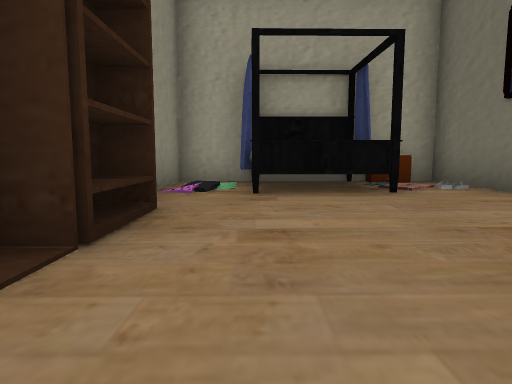
view 1 (above)

19 first-person views from a walk through a Unity game level. The camera is 0.53 m above the floor, tilts 6° down and sees 75° across. The floor is counted in squares, 1 m on a side. Each view is taken from the middle of a square. On the plan, view 1 faces up. The plan holds only what a view shows up to about 9 squares ahead; the rest is blank. The place goes on beyond the plan. The player character is not drawn. Some surface patterns are stand-ins.

view 2
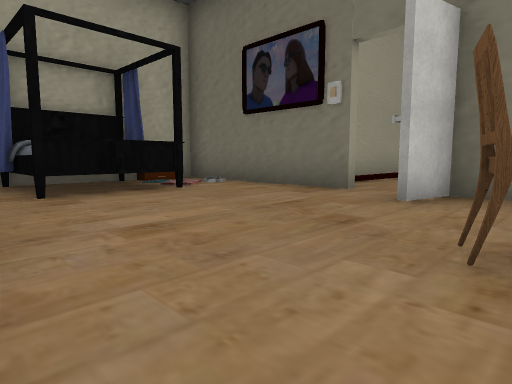

view 3
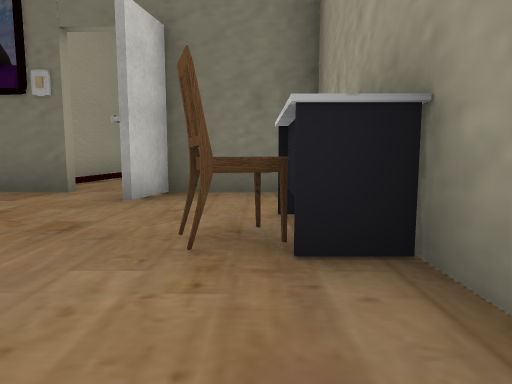

view 4
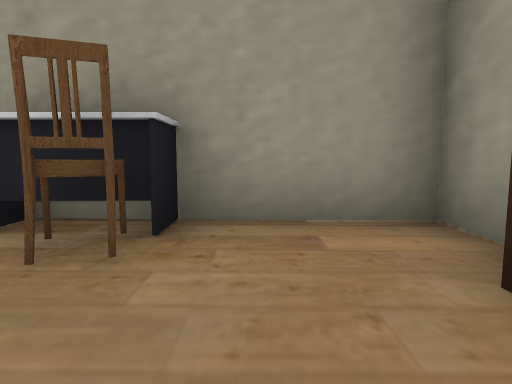

view 5
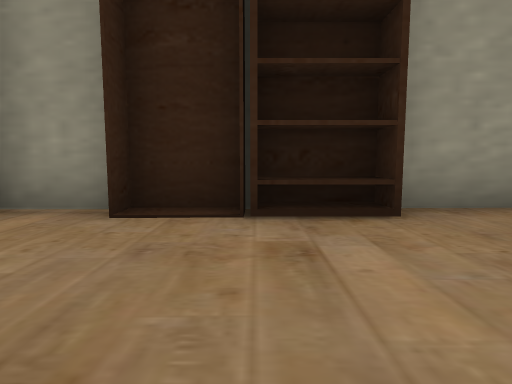

view 6
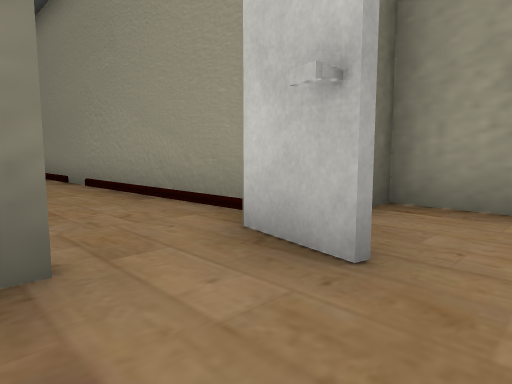

view 7
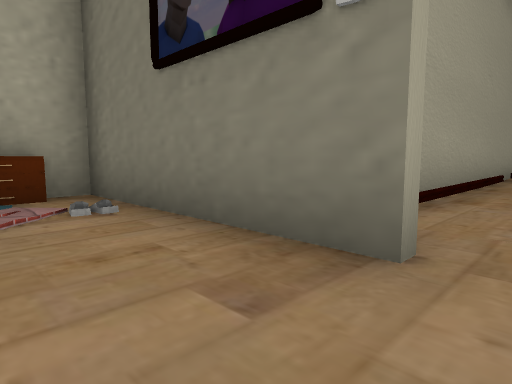

view 8
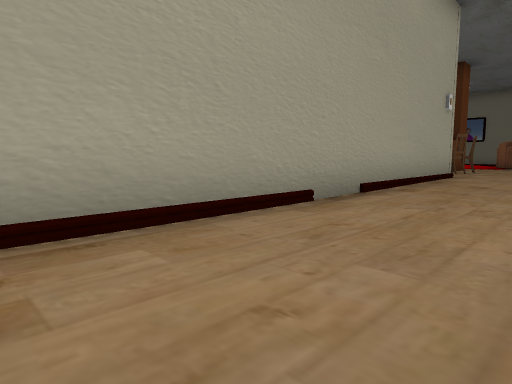

view 9
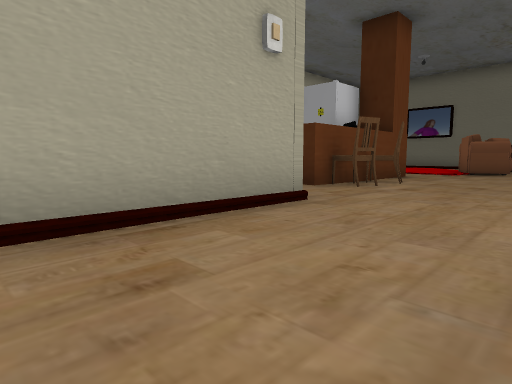

view 10
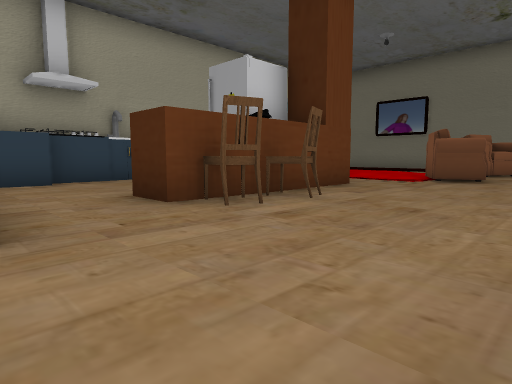

view 11
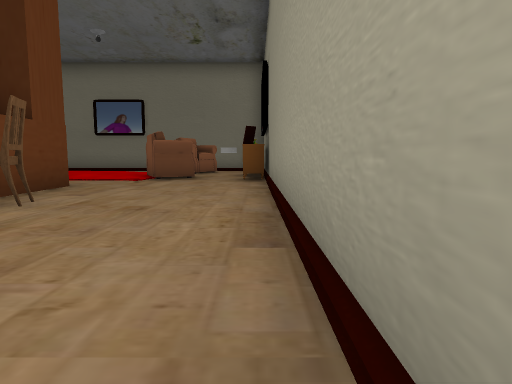

view 12
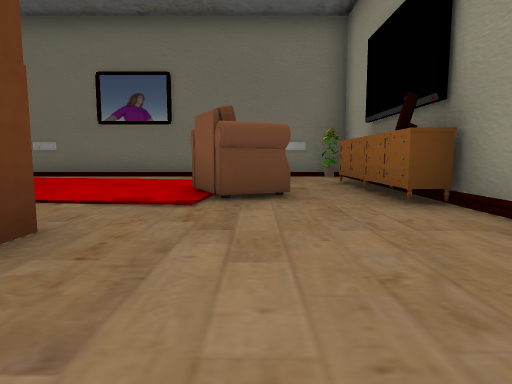

view 13
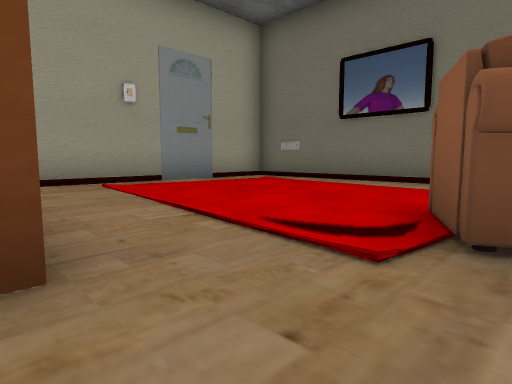

view 14
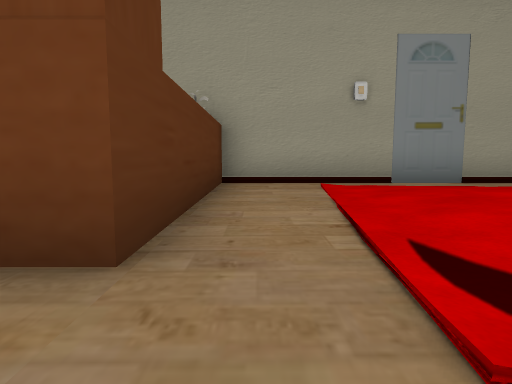

view 15
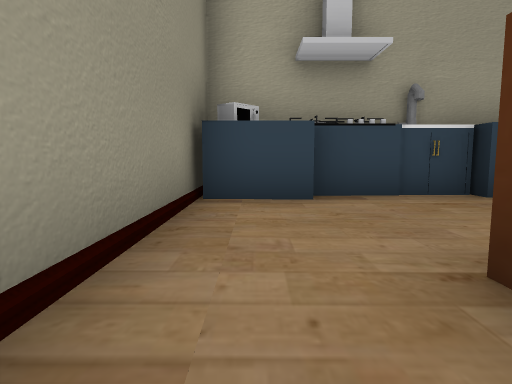

view 16
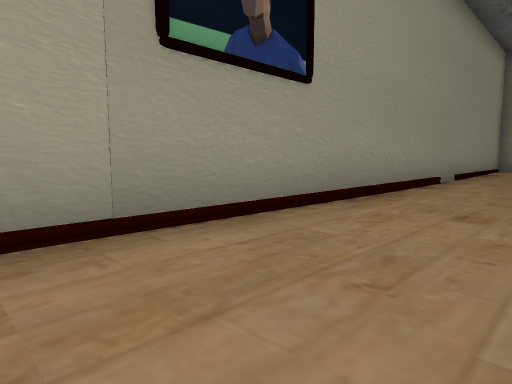

view 17
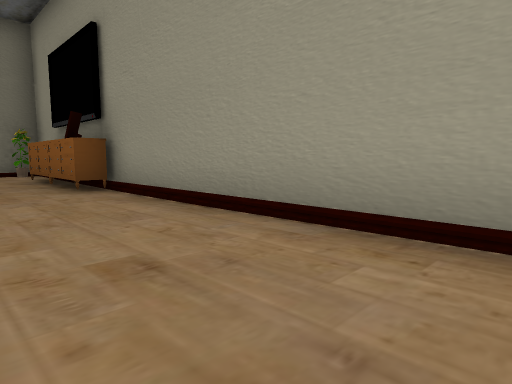

view 18
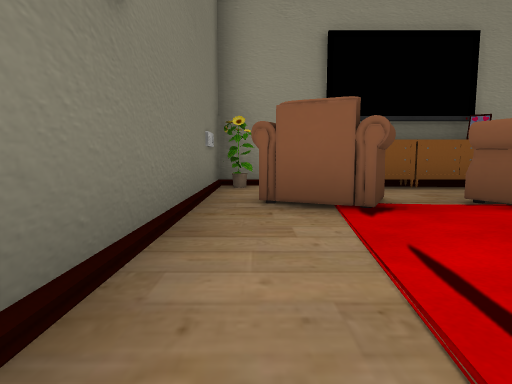

view 19
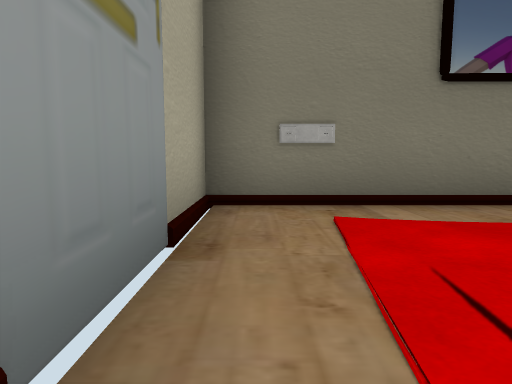

### Floor plan
Key: @ floor where view 1 was taken; # wall or solid block; . main floor; : floor 0.05 m higher than the main floor; / step, stairs or slope; = window, fence, low wall or low ledge; ^ raised ledge; O other object.
Columns run from 2 left of view 1 to 30 right of it. Each row starts with its distance up from view 1.
 10                          ########
  9                    #OOOO  ::::::#
  8                    #O...  ::  ::#
  7 OO#  OO            #:..  O.:   :#
  6 O/# O:O            #:.. OO.:  ::#
  5 O/##^:O            #:OOOOO.:  ::#
  4 O..:::O##OOOOO#O####:.OO...OO O:#
  3 OO..::O:..........:::......OO.OO#
  2 OO...:::..........:::.........::#
  1 OO...OO////////////////////OOOOO#
  0 O.@OO O =## OOO############
 -1 OOOOOOO

Where each view was taken, in squares from view 1:
view 1: 0 up, 0 right, facing up
view 2: 0 up, 1 left, facing up-right
view 3: 0 up, 1 left, facing right
view 4: 2 up, 0 right, facing down
view 5: 2 up, 2 right, facing left
view 6: 3 up, 2 right, facing down-right
view 7: 2 up, 2 right, facing up-right
view 8: 1 up, 8 right, facing up-right
view 9: 1 up, 14 right, facing up-right
view 10: 1 up, 17 right, facing up-right
view 11: 1 up, 17 right, facing right
view 12: 3 up, 21 right, facing right
view 13: 3 up, 23 right, facing up-right
view 14: 3 up, 24 right, facing up
view 15: 4 up, 18 right, facing up
view 16: 3 up, 18 right, facing down-left
view 17: 3 up, 19 right, facing down-right
view 18: 7 up, 29 right, facing down
view 19: 9 up, 26 right, facing right
